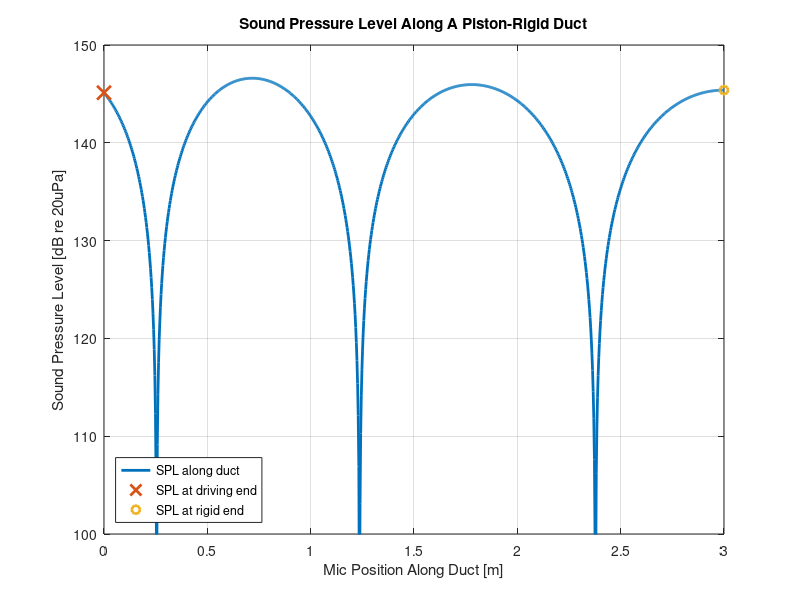
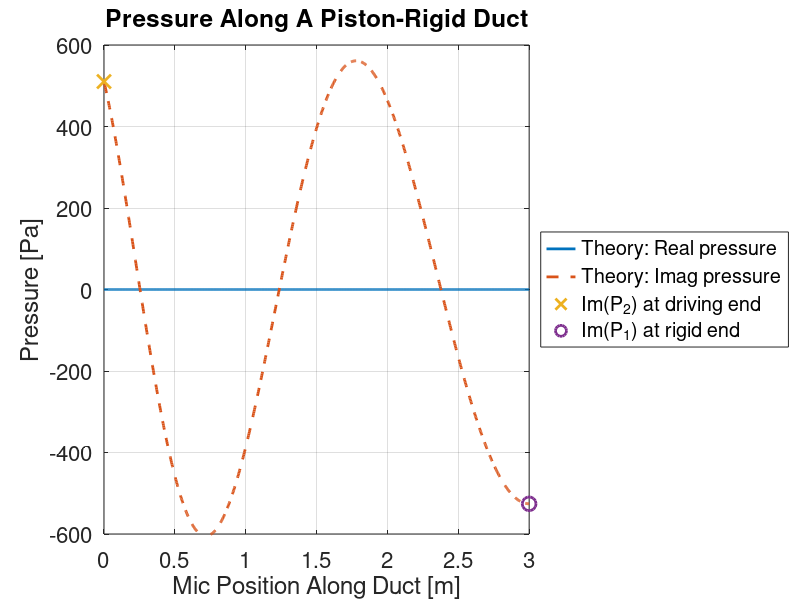
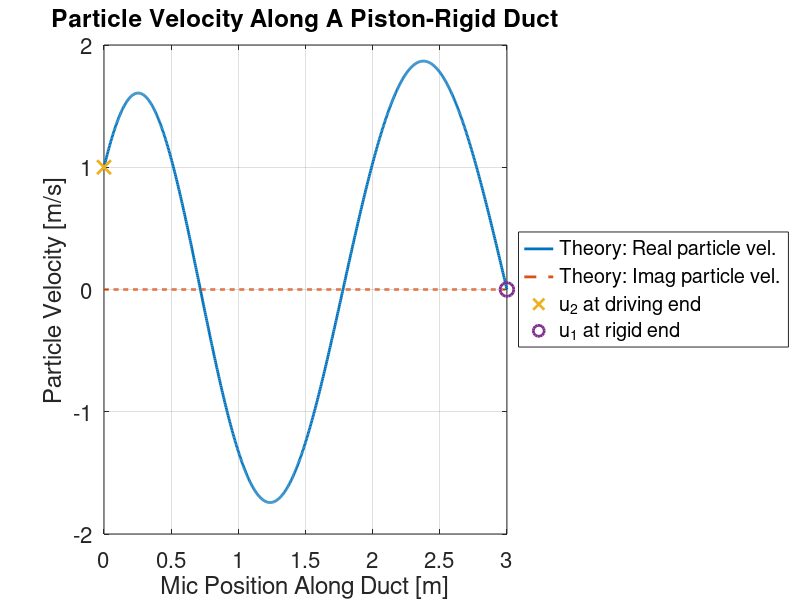

Reproduce these figures in MATLAB, in order.
%% Sound Pressure Level Along A Duct With A Temperature Gradient Using The 4-Pole Method
% This Matlab script can be used to plot the pressure
% distribution along a cylindrical duct, where there is a 
% driving velocity at one end (caused by the motion of a piston)
% and the other end is rigid (closed),
% and a _linear temperature gradient_ of the gas along the duct.
%
%% Introduction
% The 4 pole (or transmission line) analysis method is used to calculate
% the pressure distribution along a duct.
%
% The theory and equations are adapted from: 
%
% * R. I. Sujith (1996),
%   "Transfer matrix of a uniform duct with an axial mean
%   temperature gradient",
%   The Journal of the Acoustical Society of America,
%   vol 100, no 4, p2540-2542.
% * C.Q. Howard (2013),
%   "Comments on: "Transfer matrix of a uniform duct with an axial mean
%   temperature gradient", [J. Acoust. Soc. Am., 100, 2540-2542 (1996)].
%
% Note there are several errors in Eqs. (13)-(16) in the Sujith paper. 
% These equations have been re-derived and corrected in the book.
%
% Other relevant references are:
%   
% * Leo L. Beranek and Istvan L. Ver (1992),
%   "Noise and Vibration Control Engineering: Principles and Applications",
%   John Wiley and Sons, New York, USA, ISBN: |0471617512|, 
%   page 377.
% * M. L. Munjal and M. G. Prasad (1986),
%   "On plane-wave propagation in a uniform pipe in the presence of a mean
%   flow and a temperature gradient",
%   The Journal of the Acoustical Society of America,
%   vol 80, no 5, p1501-1506. 
% * K.S. Peat (1988),
%   "The transfer matrix of a uniform duct with a linear temperature
%   graident",
%   Journal of Sound and Vibration
%   vol 123, no 1, p45-53.
%
% It is mentioned in the Sujith paper that 
% the methods by Munjal and Prasad, and the Peat papers are only valid
% for small temperature gradients. 
%
% Keywords: 
% pipe ; duct ; tube ; 4 pole ;  four pole ; transmission line ;
% pressure distribution
%
% Carl Howard 12 March 2012

%close all; clear all

%% Properties of the fluid
c_speed_sound=343.34;   % [m/s] Speed of sound in air at 20 degree c 
rho_density=1.2021;     % [kg/m^3] Density of air 

gamma = 1.4;            % ratio of specific heats
R_universal = 8.3144621;% Universal gas constant
M_molar_mass = 0.029;   % Molar mass of air

% Specific gas constant
R_specific = R_universal / M_molar_mass;

P_atmospheric =  101325; % [Pa] Atmospheric pressure

%% Analysis frequency
% The analysis frequency is $f$, and 
% the circular frequency is $\omega=2 \pi f$
%
freq=200;               % [Hz] Frequency of analysis
omega = 2*pi*freq;      % [radians /s] circular frequency

%%% 
% Wavelength $\lambda$
lambda = c_speed_sound / freq;

%%%
% Wave number $k$
k_wave_no=(2*pi*freq)/c_speed_sound;

%% Properties of the duct
a_radius=0.1/2;                    % [m] duct radius

%%%
% Cross sectional area of circular duct $S$
S_duct_area=pi*a_radius^2;     % [m]

%%%
% Length of duct $L$
L_duct_len=3.0;                   % [m] Length of the duct

%%%
% Define a vector containing the positions of where pressures will be
% calculated (microphone location) in increments of $\Delta z$
number_divs = 1000;                 %[no units] number of duct segments
delta_z=L_duct_len/number_divs;   %[m] length of each segment
mic_loc=[0:delta_z:L_duct_len];   %[m] microphone locations


%% Define the acoustic excitation
% Define the particle velocity at source and rigid ends of the duct
u_particle_vel_1=0;     %[m/s] closed rigid end at z=L_duct_len [m]
u_particle_vel_2=1;     %[m/s] driving end at z=0 [m]

%%%
% Acoustic particle velocity
%
% In Beranek and Ver, they used mass volume velocity $\rho S u$. 
% Munjal and Prasad, and Peat, they use $S u$, because the density $\rho$
% varies with location and this term is included in the 4-pole transmission
% matrix. In Sujith, he uses just particle velocity $u$.
V_1=u_particle_vel_1;     %[kg /s] at z=L_duct_len [m]
V_2=u_particle_vel_2;     %[kg /s] at z=0 [m]


%% Temperature at each end of the duct
% Note that the formulation used by Sujith cannot handle
% $T_1=T_2$. If the user sets $T_1=T_2$ then $m=0$ and this will cause 
% equations to attempt to evaluate 0/0 which will generate |NaN| errors.
% In addition the term $\nu$ will evaluate to 0, and cause
% issues with the terms $1/ \nu$.

% This is the temperature range used in the Ansys Workbench and 
% Ansys Mechanical APDL models.
Temp_1 = 400 + 273;      % [Kelvin] at z=L_duct_len [m]
Temp_2 = 20 + 273;      % [Kelvin] at z=0 [m]


% Temp_1 = 400.1 + 273;      % [Kelvin] at z=L_duct_len [m]
% Temp_2 = 400 + 273;      % [Kelvin] at z=0 [m]

% This is for a constant temperature duct
% Temp_1 = 22.1 + 273;        % [Kelvin]  at z=L_duct_len [m]
% Temp_2 = 22 + 273;          % [Kelvin] at z=0 [m]

if (Temp_1-Temp_2==0),
    error('This script cannot handle T1=T2.')
end;


%%%
% The gas has a linear temperature gradient between the ends of the duct of
% the form
%
% $$ T(z) = T_2 + m z $$
%
% where
%
% $$ m = \frac{T_1 - T_2}{L} $$
%
% It is assumed that at $z_1=L$ and $z_2=0$.
%
m_temp_grad = (Temp_1 - Temp_2) / L_duct_len;


%%%
% Define the densities
% From Bies and Hansen (2009) Eq. 1.8, p17-18
% 
% $$ \rho = \frac{M P_{\textrm{static}}}{R T} $$
%
% where
%
% * $P_{\textrm{static}} = 101325 \, \textrm{Pa}$ atmospheric pressure 
%   (assuming the gas in the tube is not pressurised.)
% * $M=0.029 \, \textrm{kg.mol}^{-1}$ molecular weight of air
% * $R=8.314 \, \textrm{J.mol}^{-1}.\,{}^{\circ} \textrm{K}^{-1}$ 
%   universal gas constant
% * $T$ temperature in Kelvin.
%
rho_1 = P_atmospheric * M_molar_mass / ( R_universal * Temp_1);
rho_2 = P_atmospheric * M_molar_mass / ( R_universal * Temp_2);


%% Calculate pressure at the closed end of the duct
% Define the 4-pole transmission matrix
%
% First define the constant $\nu$ [ Sujith, Eq. (5)]
nu = abs(m_temp_grad)/2 * sqrt(gamma*R_specific);

%%%
% Calculate two constant terms used numerous times in the evaluation of the
% elements of the transmission matrix
omega_nu_sqrt_Temp_1 = omega/nu*sqrt(Temp_1);
omega_nu_sqrt_Temp_2 = omega/nu*sqrt(Temp_2);

%%%
% For a duct with a temperature gradient the terms of the transmission
% matrix are given by [see the book or Howard (2013), the equations in
% Sujith (1996) have several errors].
%
T_11 = pi/(2*nu) * omega * sqrt(Temp_1) *        ...
        (           ...
            besselj(1,omega_nu_sqrt_Temp_1)     ...
            * bessely(0,omega_nu_sqrt_Temp_2)     ...
            - besselj(0,omega_nu_sqrt_Temp_2)     ...
            * bessely(1,omega_nu_sqrt_Temp_1)     ...
        );
    
T_12 =  1i* pi/(2*nu) * omega * sqrt(Temp_1)      ...
        * abs(m_temp_grad)/m_temp_grad                                      ...
        * rho_1 * sqrt(gamma*R_specific*Temp_1)             ...
        * (                                             ...
           besselj(0,omega_nu_sqrt_Temp_2)          ...
            * bessely(0,omega_nu_sqrt_Temp_1)     ...
            - besselj(0,omega_nu_sqrt_Temp_1)     ...
            * bessely(0,omega_nu_sqrt_Temp_2)     ...
        );
    
T_21 =  1i * pi/(2*nu) * omega * sqrt(Temp_1)           ...
        * m_temp_grad / abs(m_temp_grad)                      ...
        /( rho_2*sqrt(gamma*R_specific*Temp_2) )        ...
        * (                                             ...
           besselj(1,omega_nu_sqrt_Temp_2)          ...
            * bessely(1,omega_nu_sqrt_Temp_1)     ...
            - besselj(1,omega_nu_sqrt_Temp_1)     ...
            * bessely(1,omega_nu_sqrt_Temp_2)     ...
        );

T_22 = pi/(2*nu) * omega * sqrt(Temp_1)           ...
        * rho_1 * sqrt(gamma*R_specific*Temp_1)         ...
        /( rho_2* sqrt(gamma*R_specific*Temp_2) )        ...
        * (                                             ...
           besselj(1,omega_nu_sqrt_Temp_2)          ...
            * bessely(0,omega_nu_sqrt_Temp_1)     ...
            - besselj(0,omega_nu_sqrt_Temp_1)     ...
            * bessely(1,omega_nu_sqrt_Temp_2)     ...
        );



T = [ T_11    T_12    ;   T_21    T_22];


%%%
% Calculate pressure at the closed end of the duct $P_1$
P_1 = (V_2 - T_22 * V_1) / T_21;
P_2 = T_11 * P_1 + T_12 * V_1;

P_closed_end=P_1;
P_driving_end=P_2;


%% Calculate the pressure distribution along the length of the duct
% We know the pressure and velocity at the driving end of the duct 
% $P_2, u_2$ and at the closed end $P_1, u_1$. We can define a 4-pole or
% transmission matrix for a small length of duct of length $\Delta z$ and
% incrementally calculate the pressure and velocity at the start of the
% duct.
%
% *Note* that the difference between this analysis with a temperature
% gradient along the duct, and with a constant temperature profile, is that
% the transmission matrix will vary along the length of the duct, as the
% properties of the gas changes at each location.
%
% We will be effectively traversing a "microphone" 
% from the closed end of the duct to the driving end and calculating
% the pressure and velocity at each point.
%
% There are |number_divs| small duct segments 
% (or divisions). 
% The location of the "microphone" is 
%
% $$ z_n = L - n \times \Delta z$$
%
% where $n = 1 \cdots$ |number_divs|. 
% Note that we do not bother to calculate the response again 
% at $n=0$, $z=L$ because we already know that it is $[P_1 ; u_1]$.
%
% The sound pressure and velocity at microphone location $z_n$ is
%
% $$ \left[ \matrix{ P_{\textrm{mic}} \cr u_{\textrm{mic}} } \right] =
%           \left[\mathbf{T}_{\Delta z}\right]^{n} 
%       \left[ \matrix{ P_1 \cr u_1 } \right] $$
% 
% where $n = 1 \cdots$ |number_divs|. 
%
% Define an empty matrix that contains the:
%
% * pressure (top row) and
% * velocity (bottom row) 
% along the length of the duct.
p_v=zeros(2,length(mic_loc));

%%%
% Insert the first column of the matrix with the pressure and velocity at
% the driving end.
p_v(:,end) = [ P_1 ; V_1];


%%%
% Calculate the response along the length of the duct.
% Note that there are |number_divs+1| microphone positions.
% The constants will have to re-calculated at each location, and we'll 
% name them with the suffix |_dash|.
for index=length(mic_loc)-1:-1:1

    Temp_1_dash = (Temp_1 - Temp_2)/L_duct_len*mic_loc(index+1)  ...
                    + Temp_2;
    Temp_2_dash =(Temp_1 - Temp_2)/L_duct_len*mic_loc(index)  ...
                    + Temp_2;

    rho_1_dash = P_atmospheric * M_molar_mass / ( R_universal * Temp_1_dash);
    rho_2_dash = P_atmospheric * M_molar_mass / ( R_universal * Temp_2_dash);

    m_temp_grad_2 = (Temp_1_dash - Temp_2_dash) / delta_z;

    nu_dash = abs(m_temp_grad_2)/2 * sqrt(gamma*R_specific);

    omega_nu_sqrt_Temp_1_dash = omega/nu_dash*sqrt(Temp_1_dash);
    omega_nu_sqrt_Temp_2_dash = omega/nu_dash*sqrt(Temp_2_dash);


    T_11 = pi/(2*nu_dash) * omega * sqrt(Temp_1_dash) *     ...
            (                                               ...
                besselj(1,omega_nu_sqrt_Temp_1_dash)        ...
                * bessely(0,omega_nu_sqrt_Temp_2_dash)      ...
                - besselj(0,omega_nu_sqrt_Temp_2_dash)      ...
                * bessely(1,omega_nu_sqrt_Temp_1_dash)      ...
            );

    T_12 =  1i* pi/(2*nu_dash) * omega * sqrt(Temp_1_dash)      ...
            * abs(m_temp_grad)/m_temp_grad                      ...
            * rho_1_dash * sqrt(gamma*R_specific*Temp_1_dash)   ...
            * (                                                 ...
               besselj(0,omega_nu_sqrt_Temp_2_dash)             ...
                * bessely(0,omega_nu_sqrt_Temp_1_dash)          ...
                - besselj(0,omega_nu_sqrt_Temp_1_dash)          ...
                * bessely(0,omega_nu_sqrt_Temp_2_dash)          ...
            );

    T_21 =  1i * pi/(2*nu_dash) * omega * sqrt(Temp_1_dash)     ...
            * m_temp_grad / abs(m_temp_grad)                    ...
            /( rho_2_dash*sqrt(gamma*R_specific*Temp_2_dash) )  ...
            * (                                                 ...
               besselj(1,omega_nu_sqrt_Temp_2_dash)             ...
                * bessely(1,omega_nu_sqrt_Temp_1_dash)          ...
                - besselj(1,omega_nu_sqrt_Temp_1_dash)          ...
                * bessely(1,omega_nu_sqrt_Temp_2_dash)          ...
            );

    T_22 = pi/(2*nu_dash) * omega * sqrt(Temp_1_dash)           ...
            * rho_1_dash * sqrt(gamma*R_specific*Temp_1_dash)   ...
            /( rho_2_dash* sqrt(gamma*R_specific*Temp_2_dash) ) ...
            * (                                                 ...
               besselj(1,omega_nu_sqrt_Temp_2_dash)             ...
                * bessely(0,omega_nu_sqrt_Temp_1_dash)          ...
                - besselj(0,omega_nu_sqrt_Temp_1_dash)          ...
                * bessely(1,omega_nu_sqrt_Temp_2_dash)          ...
            );

   
    T_dash = [ T_11    T_12    ;   T_21    T_22];

    p_v(:,index)=T_dash*p_v(:,index+1);
end;

%% Calculate Sound Pressure Levels
% The sound pressure level at the microphone location is calculated as
%
% $$ \textrm{SPL}_{\textrm{mic}} = 
%     20 \log_{10} 
%           \left( 
%               \frac{|p_{\textrm{RMS}}|}{20 \times 10^{-6} } 
%           \right)     $$
%
% $$    \quad
%   = 20 \log_{10} 
%           \left( 
%               \frac{|p|}{\sqrt{2}} \times \frac{1}{20 \times 10^{-6} } 
%           \right)     
% $$
SPL_mic=20*log10(abs(p_v(1,:)/sqrt(2))/20e-6);

%%%
% For comparison, the SPL at the driving and closed end of the duct are
SPL_driving_end=20*log10(abs(P_2)/20e-6/sqrt(2));
SPL_closed_end=20*log10(abs(P_1)/20e-6/sqrt(2));

%% Plot the SPL along the length of the duct
figure
set(gca,'fontsize',16);
plot1h=plot(    mic_loc,SPL_mic,    ...
            0,SPL_driving_end,'x',    ...
            L_duct_len,SPL_closed_end,'o');
set(plot1h,'linewidth',2);
set(plot1h(2),'markersize',10);
xlabel('Mic Position Along Duct [m]'); 
ylabel('Sound Pressure Level [dB re 20uPa]');
title('Sound Pressure Level Along A Piston-Rigid Duct');
leg1h=legend( 'SPL along duct',       ...
        'SPL at driving end',   ...
        'SPL at rigid end',    ...
        'location','southwest');
axis([0 L_duct_len 100 150]);
box on
grid;

%% Plot the pressure along the length of the duct
figure
plot2h=plot(mic_loc,real(p_v(1,:)),     ...
            mic_loc,imag(p_v(1,:)),'--',     ...
            0,imag(P_2),'x',            ...
            L_duct_len,imag(P_1),'o');


set(gca,'fontsize',16);
set(plot2h,'linewidth',2);
set(plot2h(3),'markersize',10);
set(plot2h(4),'markersize',10);
xlabel('Mic Position Along Duct [m]'); 
ylabel('Pressure [Pa]');
title('Pressure Along A Piston-Rigid Duct');

leg2h=legend( 'Theory: Real pressure',       ...
        'Theory: Imag pressure',       ...
        'Im(P_2) at driving end',   ...
        'Im(P_1) at rigid end',    ...
        'location','EastOutside');
    
axis([0 L_duct_len -600 600]);
box on
grid;


%% Plot the particle velocity along the duct
u_mic = p_v(2,:);

figure
plot3h=plot(    mic_loc,real(u_mic),    ...
            mic_loc,imag(u_mic),'--',    ...
            0,u_particle_vel_2,'x',    ...
            L_duct_len,u_particle_vel_1,'o');
set(gca,'fontsize',16);
set(plot3h,'linewidth',2);
set(plot3h(3),'markersize',10);
set(plot3h(4),'markersize',10);
xlabel('Mic Position Along Duct [m]'); 
ylabel('Particle Velocity [m/s]');
title('Particle Velocity Along A Piston-Rigid Duct');
leg3h=legend( 'Theory: Real particle vel.',       ...
            'Theory: Imag particle vel.',       ...
        'u_2 at driving end',   ...
        'u_1 at rigid end',    ...
        'location','EastOutside');
box on
grid on;
